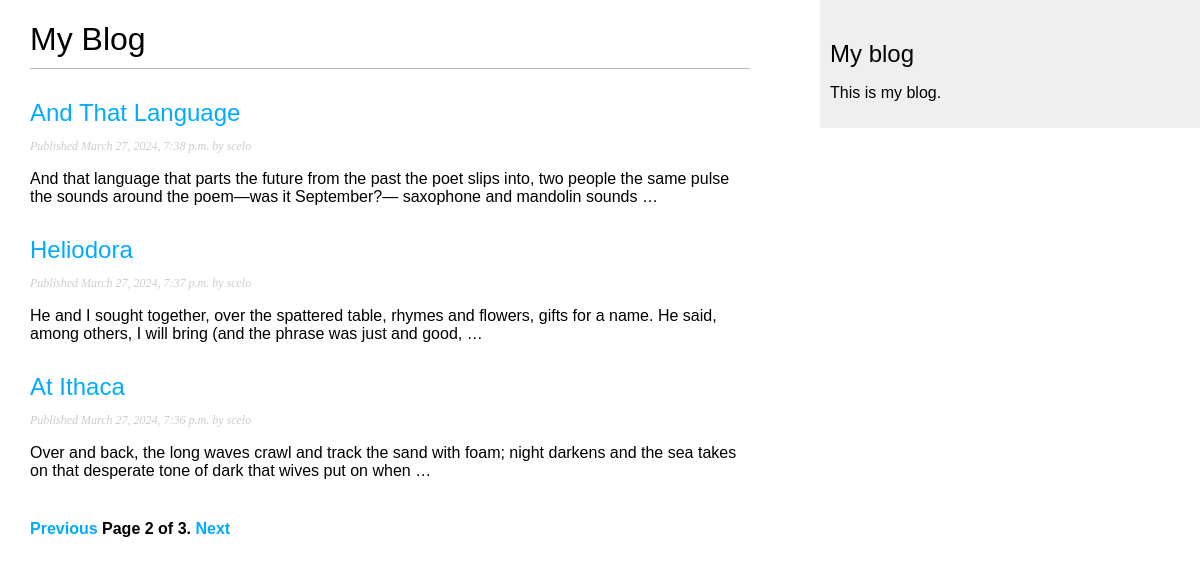
Screenshot of /blog/?page=2 with the database file from the repository.
### blog/models.py (models this page shows, shortened)
class Post(models.Model):
    class Status(models.TextChoices):
        DRAFT='DF','Draft'
        PUBLISHED='PB','Published'
    title=models.CharField(max_length=250)
    slug=models.SlugField(max_length=250, unique_for_date='publish')
    body=models.TextField()
    author=models.ForeignKey(User,on_delete=models.CASCADE,related_name="blog_post")
    publish=models.DateTimeField(default=timezone.now)
    created=models.DateTimeField(auto_now_add=True)
    updated=models.DateTimeField(auto_now=True)
    status=models.CharField(max_length=2,choices=Status.choices,default=Status.DRAFT)
    objects=models.Manager()
    published=PublishedManager()
    class Meta:
        ordering=['-publish']
        indexes=[models.Index(fields=['-publish']),]
    def get_absolute_url(self):
        return reverse('blog:post_detail',
                       args=[self.publish.year,
                             self.publish.month,
                             self.publish.day,
                             self.slug])

### blog/views.py (the view)
# urls.py: path('',views.post_list,name='post_list'),
def post_list(request):
    post_list = Post.published.all()
    paginator=Paginator(post_list,3)
    page_number=request.GET.get('page',1)
    posts=paginator.page(page_number)
    return render(request,
                 'blog/post/list.html',
                 {'posts': posts})

### blog/models.py (called while the page is built)
    def get_queryset(self) -> models.QuerySet:
        return super().get_queryset().filter(status=Post.Status.PUBLISHED)

### blog/templates/blog/post/list.html (shortened to what this page needs)
{% extends "blog/base.html" %}
{% block content %}
  <h1>My Blog</h1>
  {% for post in posts %}
    <h2>
      <a href="{{ post.get_absolute_url }}">
        {{ post.title }}
      </a>
    </h2>
    <p class="date">
      Published {{ post.publish }} by {{ post.author }}
    </p>
    {{ post.body|truncatewords:30|linebreaks }}
  {% endfor %}
  {% include "pagination.html" with page=posts %}
{% endblock %}

### blog/static/css/blog.css (style rules this page uses)
body { margin:0; padding:0; font-family:helvetica, sans-serif; }
a { color:#00abff; text-decoration:none; }
h1 { font-weight:normal; border-bottom:1px solid #bbb; padding:0 0 10px 0; }
h2 { font-weight:normal; margin:30px 0 0; }
p.date { color:#ccc; font-family: georgia, serif; font-size: 12px; font-style: italic; }

### rows the page displays
Post: title "And That Language", publish "March 27, 2024, 7:38 p.m.", author "scelo", body "And that language that parts the future from the past the poet slips into, two people the same pulse the sounds around the poem—was it September?— saxophone and mandolin sounds …"
Post: title "Heliodora", publish "March 27, 2024, 7:37 p.m.", author "scelo", body "He and I sought together, over the spattered table, rhymes and flowers, gifts for a name. He said, among others, I will bring (and the phrase was just and good, …"
Post: title "At Ithaca", publish "March 27, 2024, 7:36 p.m.", author "scelo", body "Over and back, the long waves crawl and track the sand with foam; night darkens and the sea takes on that desperate tone of dark that wives put on when …"

### other values shown
{{ page.number }} "2"
{{ page.paginator.num_pages }} "3"
